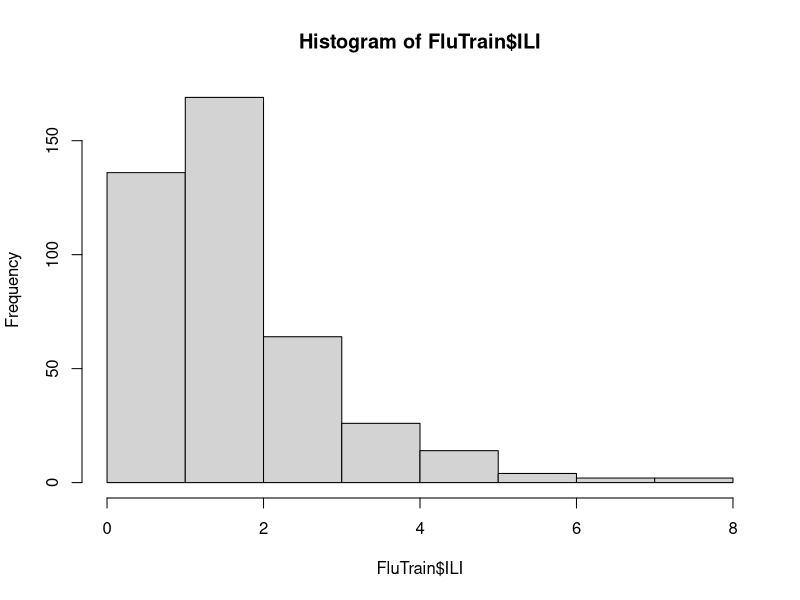
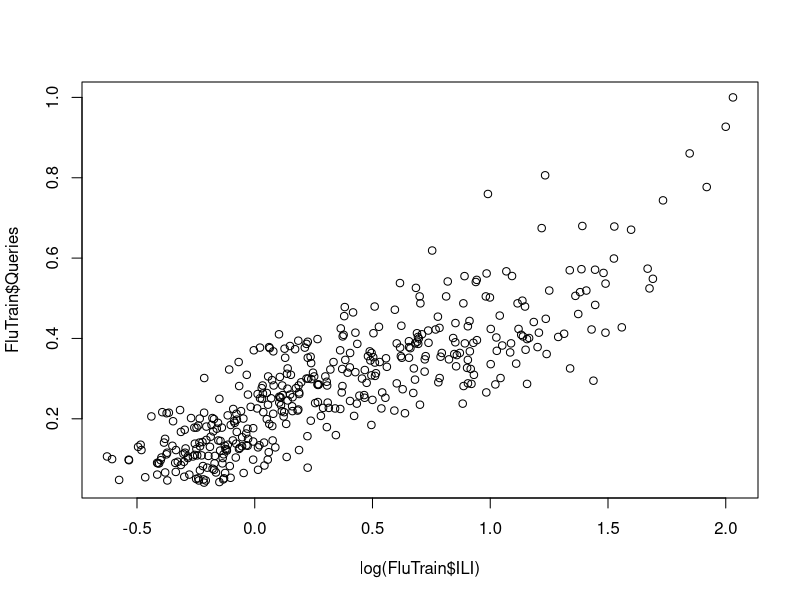

R code for these plots, in order:
# Author: Savio Abuga
setwd("/Users/savioabuga/Documents/Study/AnalyticsEdge/")

FluTrain = read.csv("Unit2/Data/FluTrain.csv")
str(FluTrain)
sort(tapply(FluTrain$ILI, FluTrain$Week, mean))

sort(tapply(FluTrain$Queries, FluTrain$Week, mean))
    
hist(FluTrain$ILI)

# When handling a skewed dependent variable, it is often useful to predict 
# the logarithm of the dependent variable instead of the dependent variable itself 
# -- this prevents the small number of unusually large or small observations 
# from having an undue influence on the sum of squared errors of predictive models.
# In this problem, we will predict the natural log of the ILI variable, 
# which can be computed in R using the log() function.


plot(log(FluTrain$ILI), FluTrain$Queries)


# The regression model
FluTrend1 = lm(log(FluTrain$ILI) ~ Queries, data = FluTrain)
summary(FluTrend1)

# Doing predictions
FluTest = read.csv("Unit2/Data/FluTest.csv")
str(FluTest)

PredTest1 = exp(predict(FluTrend1, newdata = FluTest))
PredTest1

FluTest$Predictions = PredTest1

FluTest[FluTest$Week == '2012-03-11 - 2012-03-17',]

# 
